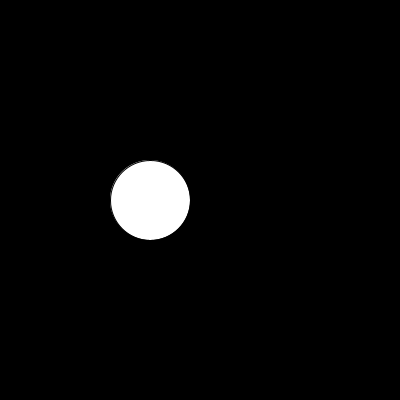
Frame 1 (no input)
Frame 60 (the mouse pressed at the canvas centre just before this capture): identical to frame 1, image omitted
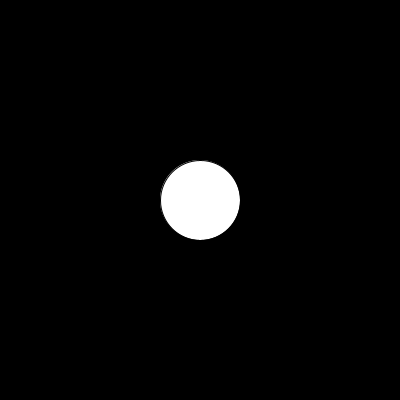
Frame 120 (the mouse held since frame 60 and released just before this capture)

The Processing sketch that drew these frames (run headless with seeded random() and noise(); from frame 60 on, the mouse is pressed at the canvas centre):

// Processing sketch: aula16_grupo01_exer05
// ── aula16_grupo01_exer05.pde
float mover=0;
void setup(){
size(400,400);
}

void draw(){
  background(0);
  mover = map(mouseX,0,400,150,250); //gatilho , conversão
  ellipse(mover, 200,80,80);
}
